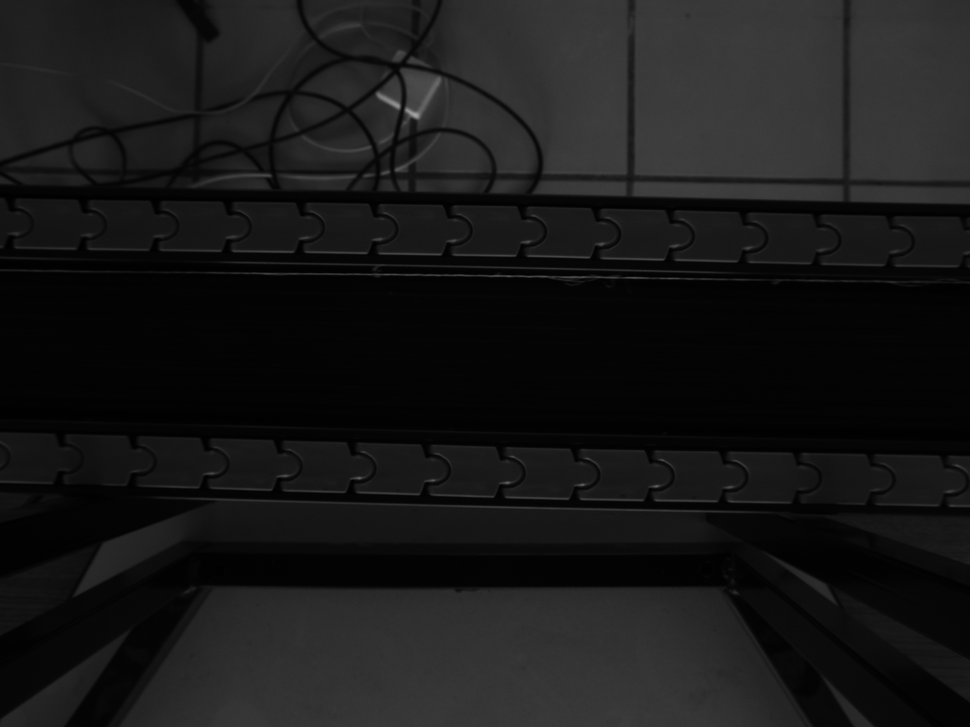
%> input picture clase4/brillo.pgm, 970 x 727 px, shrunk from 1280 x 960 before the run
$ octave histogramas.m   (GNU Octave 9; MATLAB toolbox functions it lacks are replaced by stand-ins)
%> lines starting %> are read from the running program, lines starting %| are printed output that depends on the picture
close all;
clear all;

im = imread('brillo.pgm');
%> im is the input picture: size 727x970 uint8; min 0, max 164, mean 23.9
[u,v,ch] = size(im);
%> u = 727; v = 970; ch = 1
imAj=imadjust(im,[],[],0.4);
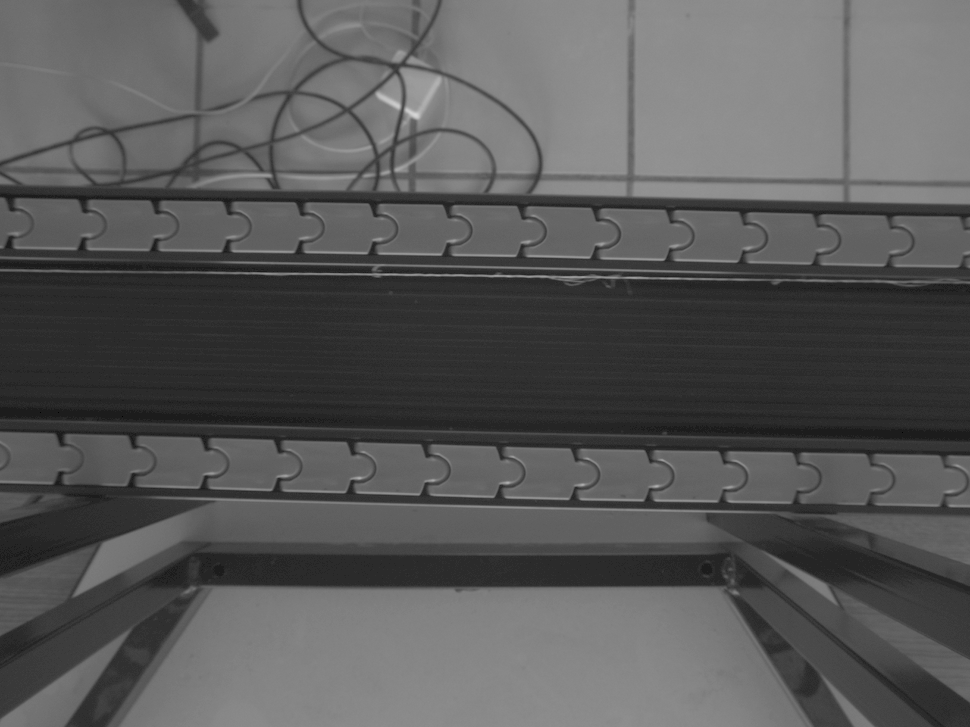
%> imAj: size 727x970 uint8; min 0, max 214, mean 88.6
figure(1);
imshowpair(im,imAj,'montage');
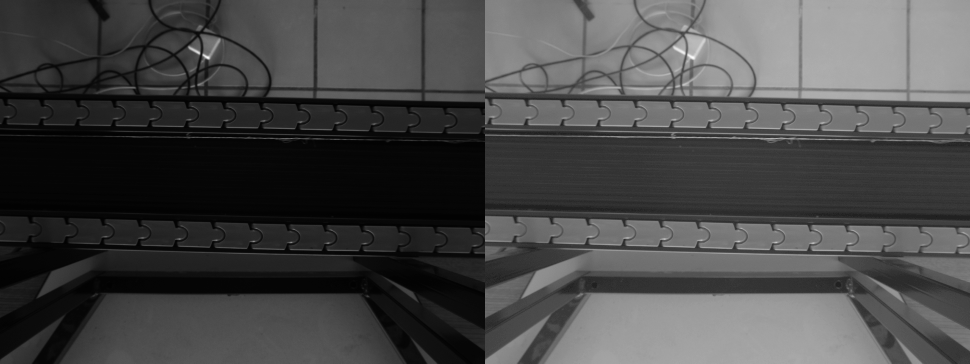
%> displayed picture: size 727x1940, on the screen's scale of 0 to 255 (shown at 1/2 size); min 0, max 255, mean 71.3
title('Image Correccion');

him = imhist(im);
%> him = 256 values, max 85493 at index 4, min 0 at index 140, mean 2754.6
himA =imhist(imAj);
%> himA = 256 values, max 85493 at index 44, min 0 at index 2, mean 2754.6

figure(2);
imhist(im);
title('Histograma');
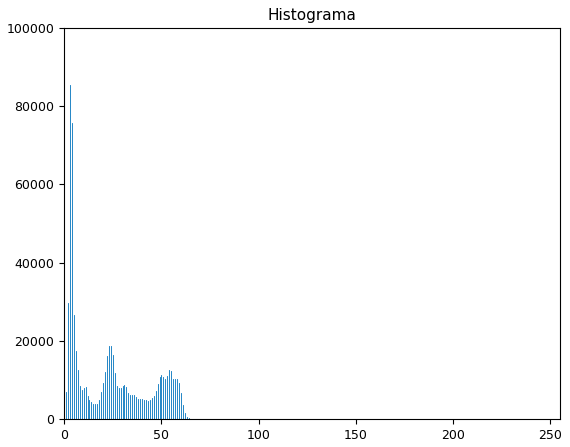
%> figure redrawn from the program's plot data; highest point at x = 3, y = 85493

figure(3);
imhist(imAj);
title('Histograma correccion gamma');
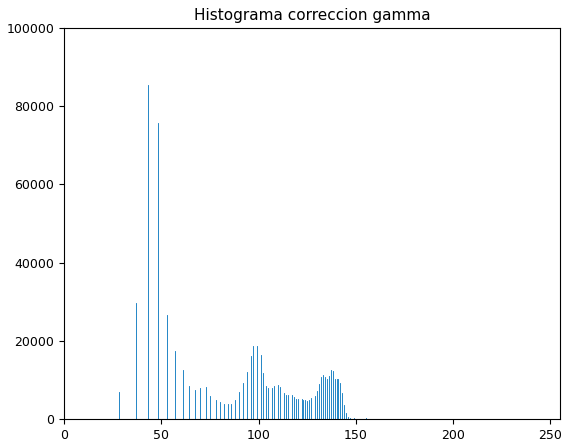
%> figure redrawn from the program's plot data; highest point at x = 43, y = 85493


figure(4);
hq =histeq(im);
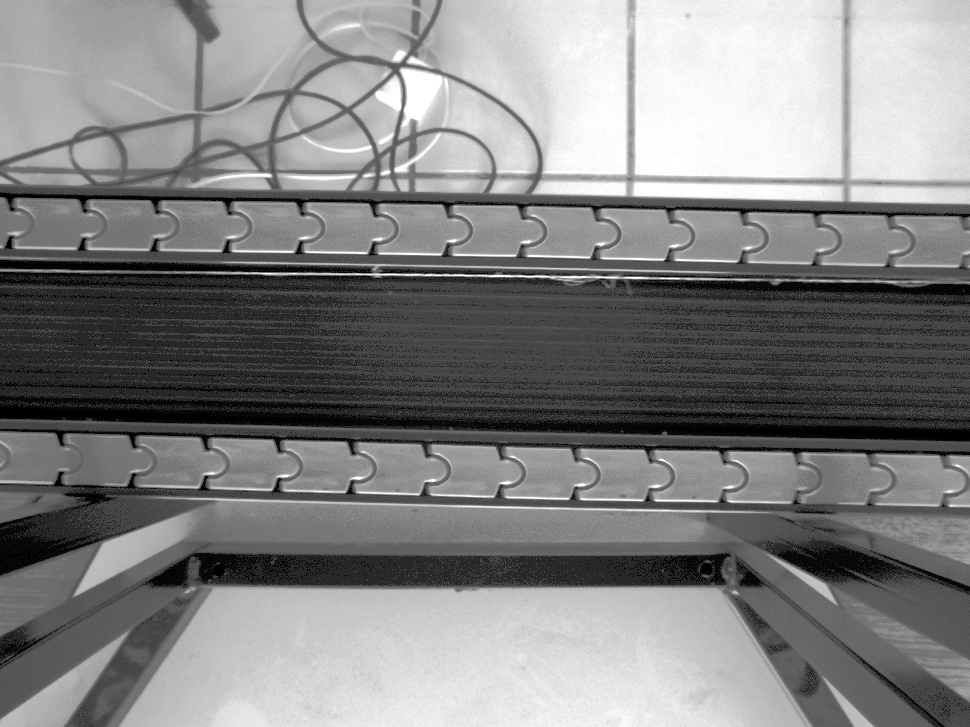
%> hq: size 727x970 uint8; min 0, max 255, mean 130.6
imhist(hq);
title('Histograma ecualizado')
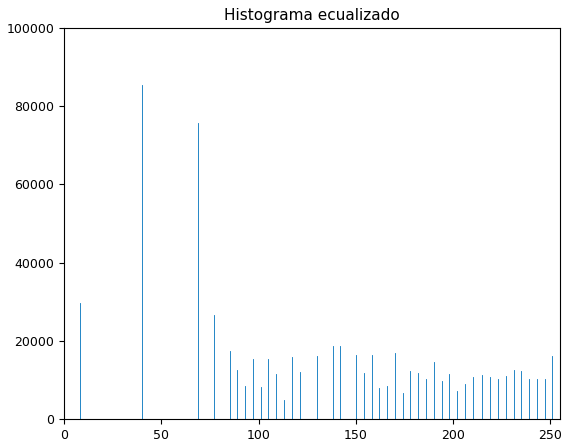
%> figure redrawn from the program's plot data; highest point at x = 40, y = 85493

figure(5)
imshow(hq)
title('Imagen Ecualizada')
